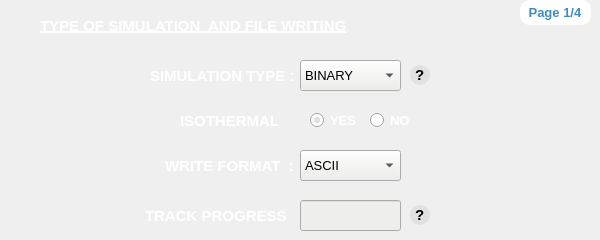
      <widget class="QWidget" name="page_8">
       <property name="styleSheet">
        <string notr="true">#page_8{
background-color: rgb(64, 140, 191);
}</string>
       </property>
       <widget class="QLabel" name="label_109">
        <property name="geometry">
         <rect>
          <x>520</x>
          <y>0</y>
          <width>71</width>
          <height>25</height>
         </rect>
        </property>
        <property name="font">
         <font>
          <family>Ubuntu</family>
          <pointsize>10</pointsize>
          <weight>75</weight>
          <bold>true</bold>
         </font>
        </property>
        <property name="styleSheet">
         <string notr="true">background-color: rgb(255, 255, 255);
border : 2px solid white;
border-radius :10px;
color :rgb(64, 140, 191);</string>
        </property>
        <property name="text">
         <string> Page 1/4</string>
        </property>
       </widget>
       <widget class="QLabel" name="label_55">
        <property name="geometry">
         <rect>
          <x>180</x>
          <y>105</y>
          <width>111</width>
          <height>31</height>
         </rect>
        </property>
        <property name="font">
         <font>
          <family>Ubuntu</family>
          <pointsize>11</pointsize>
          <weight>75</weight>
          <italic>false</italic>
          <bold>true</bold>
         </font>
        </property>
        <property name="styleSheet">
         <string notr="true">color: rgb(255, 255, 255);</string>
        </property>
        <property name="text">
         <string>ISOTHERMAL   :</string>
        </property>
       </widget>
       <widget class="QRadioButton" name="thermalNKKS2">
        <property name="geometry">
         <rect>
          <x>370</x>
          <y>110</y>
          <width>51</width>
          <height>21</height>
         </rect>
        </property>
        <property name="font">
         <font>
          <family>Ubuntu</family>
          <pointsize>10</pointsize>
          <weight>75</weight>
          <italic>false</italic>
          <bold>true</bold>
         </font>
        </property>
        <property name="styleSheet">
         <string notr="true">color: rgb(255, 255, 255);</string>
        </property>
        <property name="text">
         <string>NO</string>
        </property>
       </widget>
       <widget class="QLabel" name="label_110">
        <property name="geometry">
         <rect>
          <x>145</x>
          <y>200</y>
          <width>151</width>
          <height>31</height>
         </rect>
        </property>
        <property name="font">
         <font>
          <family>Ubuntu</family>
          <pointsize>11</pointsize>
          <weight>75</weight>
          <italic>false</italic>
          <bold>true</bold>
         </font>
        </property>
        <property name="styleSheet">
         <string notr="true">color: rgb(255, 255, 255);</string>
        </property>
        <property name="text">
         <string>TRACK PROGRESS  :</string>
        </property>
       </widget>
       <widget class="QLineEdit" name="trackProgressKKS2">
        <property name="geometry">
         <rect>
          <x>300</x>
          <y>200</y>
          <width>101</width>
          <height>31</height>
         </rect>
        </property>
        <property name="styleSheet">
         <string notr="true">background-color: rgb(238, 238, 236);</string>
        </property>
       </widget>
       <widget class="QRadioButton" name="thermalYKKS2">
        <property name="geometry">
         <rect>
          <x>310</x>
          <y>110</y>
          <width>50</width>
          <height>21</height>
         </rect>
        </property>
        <property name="font">
         <font>
          <family>Ubuntu</family>
          <pointsize>10</pointsize>
          <weight>75</weight>
          <italic>false</italic>
          <bold>true</bold>
         </font>
        </property>
        <property name="styleSheet">
         <string notr="true">color: rgb(255, 255, 255);</string>
        </property>
        <property name="text">
         <string>YES</string>
        </property>
        <property name="checked">
         <bool>true</bool>
        </property>
       </widget>
       <widget class="QLabel" name="label_111">
        <property name="geometry">
         <rect>
          <x>165</x>
          <y>150</y>
          <width>131</width>
          <height>31</height>
         </rect>
        </property>
        <property name="font">
         <font>
          <family>Ubuntu</family>
          <pointsize>11</pointsize>
          <weight>75</weight>
          <italic>false</italic>
          <bold>true</bold>
         </font>
        </property>
        <property name="styleSheet">
         <string notr="true">color: rgb(255, 255, 255);</string>
        </property>
        <property name="text">
         <string>WRITE FORMAT  :</string>
        </property>
       </widget>
       <widget class="QComboBox" name="simTypeKKS2">
        <property name="geometry">
         <rect>
          <x>300</x>
          <y>60</y>
          <width>101</width>
          <height>31</height>
         </rect>
        </property>
        <property name="font">
         <font>
          <family>Ubuntu</family>
          <pointsize>10</pointsize>
          <italic>false</italic>
         </font>
        </property>
        <property name="styleSheet">
         <string notr="true">
background-color: rgb(238, 238, 236);
</string>
        </property>
        <item>
         <property name="text">
          <string>BINARY</string>
         </property>
        </item>
        <item>
         <property name="text">
          <string>TERNARY</string>
         </property>
        </item>
        <item>
         <property name="text">
          <string>DILUTE</string>
         </property>
        </item>
       </widget>
       <widget class="QComboBox" name="writeFormatKKS2">
        <property name="geometry">
         <rect>
          <x>300</x>
          <y>150</y>
          <width>101</width>
          <height>31</height>
         </rect>
        </property>
        <property name="font">
         <font>
          <family>Ubuntu</family>
          <pointsize>10</pointsize>
          <italic>false</italic>
         </font>
        </property>
        <property name="styleSheet">
         <string notr="true">
background-color: rgb(238, 238, 236);
</string>
        </property>
        <item>
         <property name="text">
          <string>ASCII</string>
         </property>
        </item>
        <item>
         <property name="text">
          <string>BINARY</string>
         </property>
        </item>
       </widget>
       <widget class="QLabel" name="label_112">
        <property name="geometry">
         <rect>
          <x>40</x>
          <y>10</y>
          <width>331</width>
          <height>31</height>
         </rect>
        </property>
        <property name="font">
         <font>
          <family>Ubuntu</family>
          <pointsize>11</pointsize>
          <weight>75</weight>
          <italic>false</italic>
          <bold>true</bold>
          <underline>true</underline>
         </font>
        </property>
        <property name="styleSheet">
         <string notr="true">color: rgb(255, 255, 255);</string>
        </property>
        <property name="text">
         <string>TYPE OF SIMULATION  AND FILE WRITING</string>
        </property>
       </widget>
       <widget class="QLabel" name="label_113">
        <property name="geometry">
         <rect>
          <x>150</x>
          <y>60</y>
          <width>151</width>
          <height>31</height>
         </rect>
        </property>
        <property name="font">
         <font>
          <family>Ubuntu</family>
          <pointsize>11</pointsize>
          <weight>75</weight>
          <italic>false</italic>
          <bold>true</bold>
         </font>
        </property>
        <property name="styleSheet">
         <string notr="true">color: rgb(255, 255, 255);</string>
        </property>
        <property name="text">
         <string>SIMULATION TYPE :</string>
        </property>
       </widget>
       <widget class="QLabel" name="label_237">
        <property name="geometry">
         <rect>
          <x>410</x>
          <y>65</y>
          <width>20</width>
          <height>20</height>
         </rect>
        </property>
        <property name="font">
         <font>
          <family>Segoe UI Symbol</family>
          <pointsize>11</pointsize>
          <weight>75</weight>
          <italic>false</italic>
          <bold>true</bold>
         </font>
        </property>
        <property name="toolTip">
         <string>&lt;html&gt;&lt;head/&gt;&lt;body&gt;&lt;p&gt;The keys &amp;quot;BINARY&amp;quot;, &amp;quot;TERNARY&amp;quot;, &amp;quot;DILUTE&amp;quot; are special flags to the solver allowing for simpler routines in the update of the chemical potential or composition fi&lt;/p&gt;&lt;/body&gt;&lt;/html&gt;</string>
        </property>
        <property name="styleSheet">
         <string notr="true">background-color: rgb(225, 225, 225);
color:rgb(0, 0, 0);
border-radius : 10px; 
border : 1px solid rgb(225, 225, 225);</string>
        </property>
        <property name="text">
         <string>?</string>
        </property>
       </widget>
       <widget class="QLabel" name="label_238">
        <property name="geometry">
         <rect>
          <x>410</x>
          <y>205</y>
          <width>20</width>
          <height>20</height>
         </rect>
        </property>
        <property name="font">
         <font>
          <family>Segoe UI Symbol</family>
          <pointsize>11</pointsize>
          <weight>75</weight>
          <italic>false</italic>
          <bold>true</bold>
         </font>
        </property>
        <property name="toolTip">
         <string>&lt;html&gt;&lt;head/&gt;&lt;body&gt;&lt;p&gt;TRACK PROGRESS is a key that will inform the solver about the frequency with which the progress of the simulation will be written to stdout.&lt;/p&gt;&lt;/body&gt;&lt;/html&gt;</string>
        </property>
        <property name="styleSheet">
         <string notr="true">background-color: rgb(225, 225, 225);
color:rgb(0, 0, 0);
border-radius : 10px; 
border : 1px solid rgb(225, 225, 225);</string>
        </property>
        <property name="text">
         <string>?</string>
        </property>
       </widget>
      </widget>
